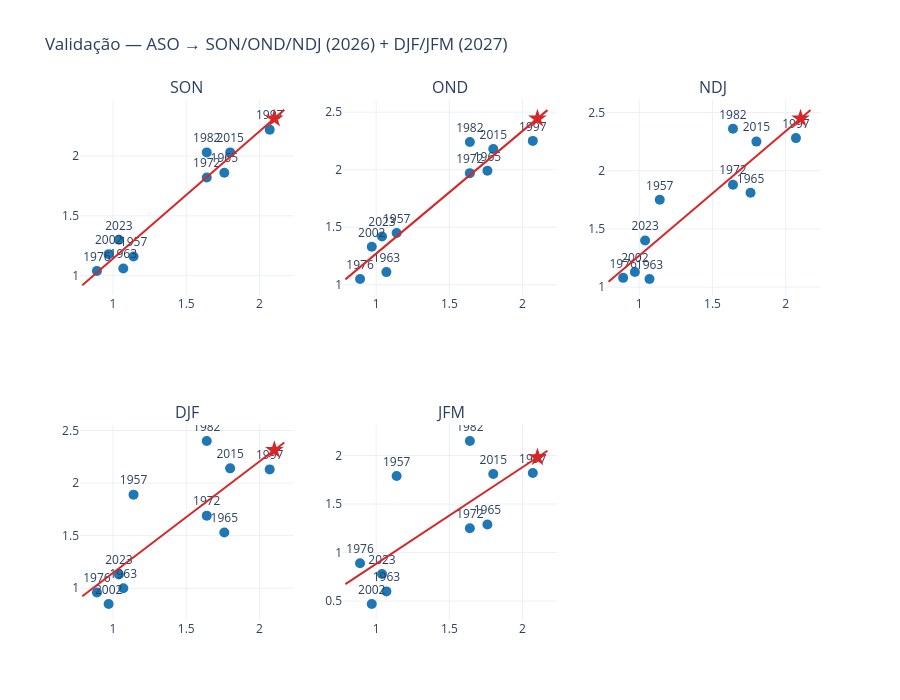
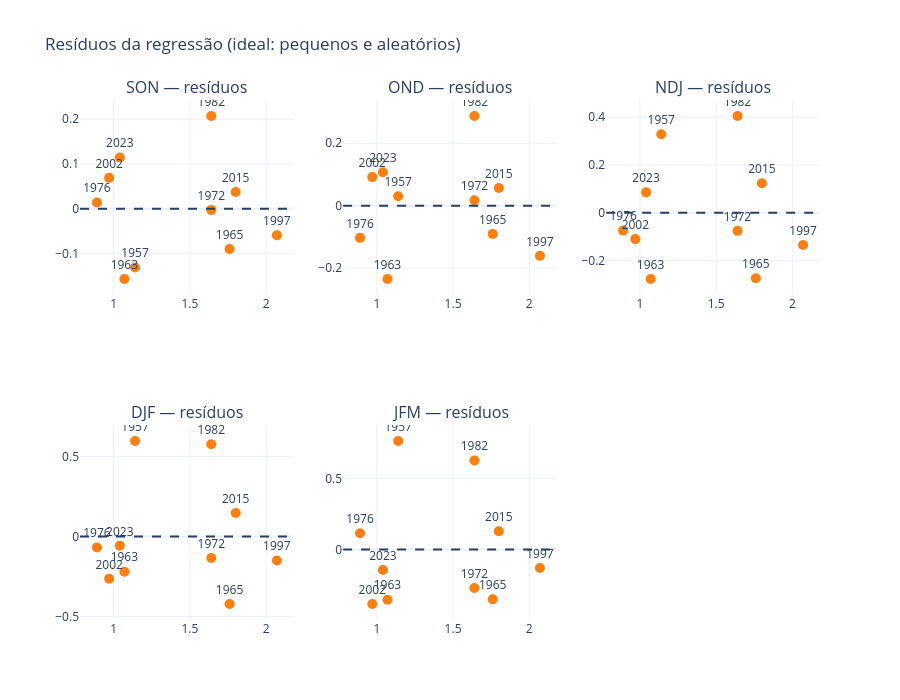
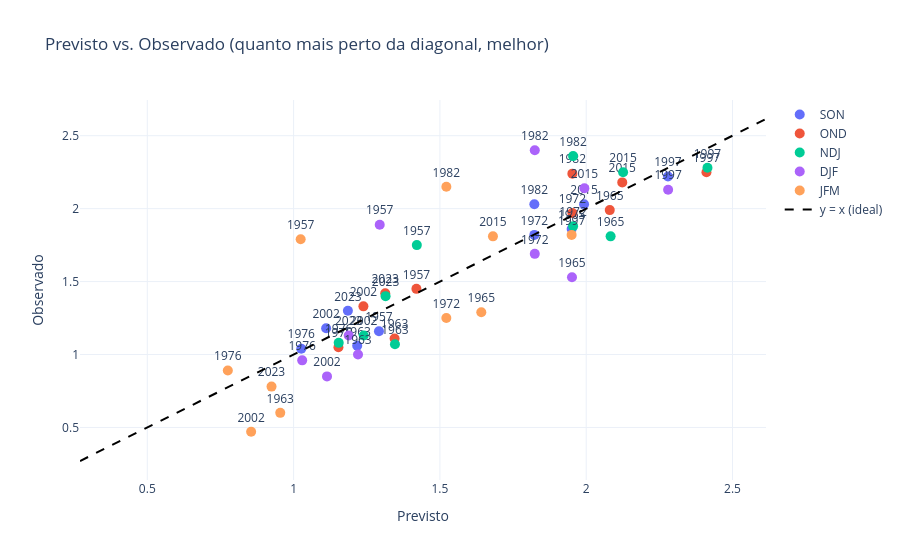

The code cell stored with these charts, in order, in its notebook:
### Markdown cell above
<h3>13. Validação visual da regressão</h3>

Três gráficos diagnósticos, um para cada tipo de verificação:

1. **Scatter + reta** — mostra o ajuste por trimestre (ASO → SON/OND/NDJ/2026
   e DJF/JFM/2027).
   Pontos colados na reta indicam relação linear forte.
2. **Resíduos** — diferença entre observado e previsto em cada ano. O
   ideal é que fiquem pequenos e **sem padrão**. Estrutura em "U"
   denuncia curvatura não capturada.
3. **Previsto vs. Observado** — cada ponto é `(previsto, observado)`. Se
   o modelo fosse perfeito, tudo cairia na diagonal `y = x`. Afastamentos
   sistemáticos revelam viés.

### Code cell
# ============================================================
# 13.1 Scatter + reta por trimestre
# ============================================================
import plotly.graph_objects as go
from plotly.subplots import make_subplots

fig = make_subplots(rows=2, cols=3,
                    subplot_titles=seas_futuro)

for i, seas in enumerate(seas_futuro):
    row, col = divmod(i, 3)
    y = Y_train[:, i]
    a, b = np.polyfit(X_train, y, deg=1)
    x_reta = np.linspace(X_train.min() - 0.1, X_train.max() + 0.1, 50)

    fig.add_trace(go.Scatter(
        x=X_train, y=y,
        mode="markers+text",
        text=[str(an) for an in anos_analogos],
        textposition="top center",
        marker=dict(size=10, color="#1f77b4"),
        showlegend=False,
        hovertemplate="Ano %{text}<br>ASO=%{x:.3f}<br>" + seas + "=%{y:.3f}<extra></extra>",
    ), row=row+1, col=col+1)

    fig.add_trace(go.Scatter(
        x=x_reta, y=a * x_reta + b,
        mode="lines",
        line=dict(color="#d62728", width=2),
        showlegend=False,
    ), row=row+1, col=col+1)

    fig.add_trace(go.Scatter(
        x=[x_alvo], y=[a * x_alvo + b],
        mode="markers",
        marker=dict(size=14, color="#d62728", symbol="star"),
        showlegend=False,
        hovertemplate=f"2026 previsto {seas}=%{{y:.3f}}<extra></extra>",
    ), row=row+1, col=col+1)

fig.update_layout(
    height=700,
    title="Validação — ASO → SON/OND/NDJ (2026) + DJF/JFM (2027)",
    template="plotly_white",
)
fig.show()


# ============================================================
# 13.2 Resíduos por trimestre
# ============================================================
fig = make_subplots(rows=2, cols=3,
                    subplot_titles=[f"{s} — resíduos" for s in seas_futuro])

for i, seas in enumerate(seas_futuro):
    row, col = divmod(i, 3)
    y = Y_train[:, i]
    a, b = np.polyfit(X_train, y, deg=1)
    resid = y - (a * X_train + b)

    fig.add_trace(go.Scatter(
        x=X_train, y=resid,
        mode="markers+text",
        text=[str(an) for an in anos_analogos],
        textposition="top center",
        marker=dict(size=10, color="#ff7f0e"),
        showlegend=False,
        hovertemplate="Ano %{text}<br>resíduo=%{y:.3f}<extra></extra>",
    ), row=row+1, col=col+1)

    fig.add_hline(y=0, line_dash="dash", row=row+1, col=col+1)

fig.update_layout(
    height=700,
    title="Resíduos da regressão (ideal: pequenos e aleatórios)",
    template="plotly_white",
)
fig.show()


# ============================================================
# 13.3 Previsto vs. Observado
# ============================================================
fig = go.Figure()

for i, seas in enumerate(seas_futuro):
    y = Y_train[:, i]
    a, b = np.polyfit(X_train, y, deg=1)
    y_hat = a * X_train + b

    fig.add_trace(go.Scatter(
        x=y_hat, y=y,
        mode="markers+text",
        name=seas,
        marker=dict(size=10),
        text=[str(an) for an in anos_analogos],
        textposition="top center",
        hovertemplate="Ano %{text}<br>previsto=%{x:.3f}<br>observado=%{y:.3f}<extra></extra>",
    ))

pred_all = []
obs_all  = []
for i in range(len(seas_futuro)):
    y = Y_train[:, i]
    a, b = np.polyfit(X_train, y, deg=1)
    pred_all.extend(a * X_train + b)
    obs_all.extend(y)

lo = min(min(pred_all), min(obs_all)) - 0.2
hi = max(max(pred_all), max(obs_all)) + 0.2

fig.add_trace(go.Scatter(
    x=[lo, hi], y=[lo, hi],
    mode="lines",
    line=dict(color="black", dash="dash"),
    name="y = x (ideal)",
))

fig.update_layout(
    title="Previsto vs. Observado (quanto mais perto da diagonal, melhor)",
    xaxis_title="Previsto",
    yaxis_title="Observado",
    template="plotly_white",
)
fig.show()

### Figure 1 — Plotly figure (JSON) as saved in the notebook; plotly's stock layout.template omitted (floating-point values rounded to 4 significant figures)
{"data": [{"hovertemplate": "Ano %{text}<br>ASO=%{x:.3f}<br>SON=%{y:.3f}<extra></extra>", "marker": {"color": "#1f77b4", "size": 10}, "mode": "markers+text", "showlegend": false, "text": ["1997", "1965", "1972", "1982", "1963", "2015", "2023", "2002", "1976", "1957"], "textposition": "top center", "type": "scatter", "x": [2.07, 1.76, 1.64, 1.64, 1.07, 1.8, 1.04, 0.97, 0.89, 1.14], "xaxis": "x", "y": [2.22, 1.86, 1.82, 2.03, 1.06, 2.03, 1.3, 1.18, 1.04, 1.16], "yaxis": "y"}, {"line": {"color": "#d62728", "width": 2}, "mode": "lines", "showlegend": false, "type": "scatter", "x": [0.79, 0.8182, 0.8463, 0.8745, 0.9027, 0.9308, 0.959, 0.9871, 1.015, 1.043, 1.072, 1.1, 1.128, 1.156, 1.184, 1.212, 1.241, 1.269, 1.297, 1.325, 1.353, 1.381, 1.41, 1.438, 1.466, 1.494, 1.522, 1.55, 1.579, 1.607, 1.635, 1.663, 1.691, 1.719, 1.748, 1.776, 1.804, 1.832, 1.86, 1.888, 1.917, 1.945, 1.973, 2.001, 2.029, 2.057, 2.086, 2.114, 2.142, 2.17], "xaxis": "x", "y": [0.92, 0.9499, 0.9798, 1.01, 1.04, 1.07, 1.099, 1.129, 1.159, 1.189, 1.219, 1.249, 1.279, 1.309, 1.339, 1.369, 1.399, 1.429, 1.458, 1.488, 1.518, 1.548, 1.578, 1.608, 1.638, 1.668, 1.698, 1.728, 1.758, 1.787, 1.817, 1.847, 1.877, 1.907, 1.937, 1.967, 1.997, 2.027, 2.057, 2.087, 2.116, 2.146, 2.176, 2.206, 2.236, 2.266, 2.296, 2.326, 2.356, 2.386], "yaxis": "y"}, {"hovertemplate": "2026 previsto SON=%{y:.3f}<extra></extra>", "marker": {"color": "#d62728", "size": 14, "symbol": "star"}, "mode": "markers", "showlegend": false, "type": "scatter", "x": [2.102], "xaxis": "x", "y": [2.313], "yaxis": "y"}, {"hovertemplate": "Ano %{text}<br>ASO=%{x:.3f}<br>OND=%{y:.3f}<extra></extra>", "marker": {"color": "#1f77b4", "size": 10}, "mode": "markers+text", "showlegend": false, "text": ["1997", "1965", "1972", "1982", "1963", "2015", "2023", "2002", "1976", "1957"], "textposition": "top center", "type": "scatter", "x": [2.07, 1.76, 1.64, 1.64, 1.07, 1.8, 1.04, 0.97, 0.89, 1.14], "xaxis": "x2", "y": [2.25, 1.99, 1.97, 2.24, 1.11, 2.18, 1.42, 1.33, 1.05, 1.45], "yaxis": "y2"}, {"line": {"color": "#d62728", "width": 2}, "mode": "lines", "showlegend": false, "type": "scatter", "x": [0.79, 0.8182, 0.8463, 0.8745, 0.9027, 0.9308, 0.959, 0.9871, 1.015, 1.043, 1.072, 1.1, 1.128, 1.156, 1.184, 1.212, 1.241, 1.269, 1.297, 1.325, 1.353, 1.381, 1.41, 1.438, 1.466, 1.494, 1.522, 1.55, 1.579, 1.607, 1.635, 1.663, 1.691, 1.719, 1.748, 1.776, 1.804, 1.832, 1.86, 1.888, 1.917, 1.945, 1.973, 2.001, 2.029, 2.057, 2.086, 2.114, 2.142, 2.17], "xaxis": "x2", "y": [1.047, 1.077, 1.107, 1.137, 1.167, 1.197, 1.227, 1.257, 1.287, 1.317, 1.347, 1.377, 1.407, 1.437, 1.467, 1.497, 1.527, 1.557, 1.587, 1.617, 1.647, 1.677, 1.707, 1.737, 1.767, 1.797, 1.827, 1.857, 1.887, 1.917, 1.947, 1.977, 2.007, 2.037, 2.067, 2.097, 2.127, 2.157, 2.187, 2.217, 2.247, 2.277, 2.307, 2.337, 2.367, 2.397, 2.428, 2.458, 2.488, 2.518], "yaxis": "y2"}, {"hovertemplate": "2026 previsto OND=%{y:.3f}<extra></extra>", "marker": {"color": "#d62728", "size": 14, "symbol": "star"}, "mode": "markers", "showlegend": false, "type": "scatter", "x": [2.102], "xaxis": "x2", "y": [2.445], "yaxis": "y2"}, {"hovertemplate": "Ano %{text}<br>ASO=%{x:.3f}<br>NDJ=%{y:.3f}<extra></extra>", "marker": {"color": "#1f77b4", "size": 10}, "mode": "markers+text", "showlegend": false, "text": ["1997", "1965", "1972", "1982", "1963", "2015", "2023", "2002", "1976", "1957"], "textposition": "top center", "type": "scatter", "x": [2.07, 1.76, 1.64, 1.64, 1.07, 1.8, 1.04, 0.97, 0.89, 1.14], "xaxis": "x3", "y": [2.28, 1.81, 1.88, 2.36, 1.07, 2.25, 1.4, 1.13, 1.08, 1.75], "yaxis": "y3"}, {"line": {"color": "#d62728", "width": 2}, "mode": "lines", "showlegend": false, "type": "scatter", "x": [0.79, 0.8182, 0.8463, 0.8745, 0.9027, 0.9308, 0.959, 0.9871, 1.015, 1.043, 1.072, 1.1, 1.128, 1.156, 1.184, 1.212, 1.241, 1.269, 1.297, 1.325, 1.353, 1.381, 1.41, 1.438, 1.466, 1.494, 1.522, 1.55, 1.579, 1.607, 1.635, 1.663, 1.691, 1.719, 1.748, 1.776, 1.804, 1.832, 1.86, 1.888, 1.917, 1.945, 1.973, 2.001, 2.029, 2.057, 2.086, 2.114, 2.142, 2.17], "xaxis": "x3", "y": [1.047, 1.077, 1.108, 1.138, 1.168, 1.198, 1.228, 1.258, 1.288, 1.318, 1.348, 1.378, 1.408, 1.438, 1.468, 1.499, 1.529, 1.559, 1.589, 1.619, 1.649, 1.679, 1.709, 1.739, 1.769, 1.799, 1.829, 1.86, 1.89, 1.92, 1.95, 1.98, 2.01, 2.04, 2.07, 2.1, 2.13, 2.16, 2.19, 2.22, 2.251, 2.281, 2.311, 2.341, 2.371, 2.401, 2.431, 2.461, 2.491, 2.521], "yaxis": "y3"}, {"hovertemplate": "2026 previsto NDJ=%{y:.3f}<extra></extra>", "marker": {"color": "#d62728", "size": 14, "symbol": "star"}, "mode": "markers", "showlegend": false, "type": "scatter", "x": [2.102], "xaxis": "x3", "y": [2.448], "yaxis": "y3"}, {"hovertemplate": "Ano %{text}<br>ASO=%{x:.3f}<br>DJF=%{y:.3f}<extra></extra>", "marker": {"color": "#1f77b4", "size": 10}, "mode": "markers+text", "showlegend": false, "text": ["1997", "1965", "1972", "1982", "1963", "2015", "2023", "2002", "1976", "1957"], "textposition": "top center", "type": "scatter", "x": [2.07, 1.76, 1.64, 1.64, 1.07, 1.8, 1.04, 0.97, 0.89, 1.14], "xaxis": "x4", "y": [2.13, 1.53, 1.69, 2.4, 1.0, 2.14, 1.13, 0.85, 0.96, 1.89], "yaxis": "y4"}, {"line": {"color": "#d62728", "width": 2}, "mode": "lines", "showlegend": false, "type": "scatter", "x": [0.79, 0.8182, 0.8463, 0.8745, 0.9027, 0.9308, 0.959, 0.9871, 1.015, 1.043, 1.072, 1.1, 1.128, 1.156, 1.184, 1.212, 1.241, 1.269, 1.297, 1.325, 1.353, 1.381, 1.41, 1.438, 1.466, 1.494, 1.522, 1.55, 1.579, 1.607, 1.635, 1.663, 1.691, 1.719, 1.748, 1.776, 1.804, 1.832, 1.86, 1.888, 1.917, 1.945, 1.973, 2.001, 2.029, 2.057, 2.086, 2.114, 2.142, 2.17], "xaxis": "x4", "y": [0.9234, 0.9532, 0.9831, 1.013, 1.043, 1.073, 1.102, 1.132, 1.162, 1.192, 1.222, 1.252, 1.282, 1.311, 1.341, 1.371, 1.401, 1.431, 1.461, 1.491, 1.52, 1.55, 1.58, 1.61, 1.64, 1.67, 1.699, 1.729, 1.759, 1.789, 1.819, 1.849, 1.879, 1.908, 1.938, 1.968, 1.998, 2.028, 2.058, 2.087, 2.117, 2.147, 2.177, 2.207, 2.237, 2.267, 2.296, 2.326, 2.356, 2.386], "yaxis": "y4"}, {"hovertemplate": "2026 previsto DJF=%{y:.3f}<extra></extra>", "marker": {"color": "#d62728", "size": 14, "symbol": "star"}, "mode": "markers", "showlegend": false, "type": "scatter", "x": [2.102], "xaxis": "x4", "y": [2.314], "yaxis": "y4"}, {"hovertemplate": "Ano %{text}<br>ASO=%{x:.3f}<br>JFM=%{y:.3f}<extra></extra>", "marker": {"color": "#1f77b4", "size": 10}, "mode": "markers+text", "showlegend": false, "text": ["1997", "1965", "1972", "1982", "1963", "2015", "2023", "2002", "1976", "1957"], "textposition": "top center", "type": "scatter", "x": [2.07, 1.76, 1.64, 1.64, 1.07, 1.8, 1.04, 0.97, 0.89, 1.14], "xaxis": "x5", "y": [1.82, 1.29, 1.25, 2.15, 0.6, 1.81, 0.78, 0.47, 0.89, 1.79], "yaxis": "y5"}, {"line": {"color": "#d62728", "width": 2}, "mode": "lines", "showlegend": false, "type": "scatter", "x": [0.79, 0.8182, 0.8463, 0.8745, 0.9027, 0.9308, 0.959, 0.9871, 1.015, 1.043, 1.072, 1.1, 1.128, 1.156, 1.184, 1.212, 1.241, 1.269, 1.297, 1.325, 1.353, 1.381, 1.41, 1.438, 1.466, 1.494, 1.522, 1.55, 1.579, 1.607, 1.635, 1.663, 1.691, 1.719, 1.748, 1.776, 1.804, 1.832, 1.86, 1.888, 1.917, 1.945, 1.973, 2.001, 2.029, 2.057, 2.086, 2.114, 2.142, 2.17], "xaxis": "x5", "y": [0.6756, 0.7037, 0.7317, 0.7597, 0.7878, 0.8158, 0.8439, 0.8719, 0.9, 0.928, 0.956, 0.9841, 1.012, 1.04, 1.068, 1.096, 1.124, 1.152, 1.18, 1.208, 1.236, 1.265, 1.293, 1.321, 1.349, 1.377, 1.405, 1.433, 1.461, 1.489, 1.517, 1.545, 1.573, 1.601, 1.629, 1.657, 1.685, 1.713, 1.741, 1.769, 1.797, 1.825, 1.853, 1.881, 1.91, 1.938, 1.966, 1.994, 2.022, 2.05], "yaxis": "y5"}, {"hovertemplate": "2026 previsto JFM=%{y:.3f}<extra></extra>", "marker": {"color": "#d62728", "size": 14, "symbol": "star"}, "mode": "markers", "showlegend": false, "type": "scatter", "x": [2.102], "xaxis": "x5", "y": [1.982], "yaxis": "y5"}], "layout": {"annotations": [{"font": {"size": 16}, "showarrow": false, "text": "SON", "x": 0.1444, "xanchor": "center", "xref": "paper", "y": 1.0, "yanchor": "bottom", "yref": "paper"}, {"font": {"size": 16}, "showarrow": false, "text": "OND", "x": 0.5, "xanchor": "center", "xref": "paper", "y": 1.0, "yanchor": "bottom", "yref": "paper"}, {"font": {"size": 16}, "showarrow": false, "text": "NDJ", "x": 0.8556, "xanchor": "center", "xref": "paper", "y": 1.0, "yanchor": "bottom", "yref": "paper"}, {"font": {"size": 16}, "showarrow": false, "text": "DJF", "x": 0.1444, "xanchor": "center", "xref": "paper", "y": 0.375, "yanchor": "bottom", "yref": "paper"}, {"font": {"size": 16}, "showarrow": false, "text": "JFM", "x": 0.5, "xanchor": "center", "xref": "paper", "y": 0.375, "yanchor": "bottom", "yref": "paper"}], "height": 700, "title": {"text": "Validação — ASO → SON/OND/NDJ (2026) + DJF/JFM (2027)"}, "xaxis": {"anchor": "y", "domain": [0.0, 0.2889]}, "xaxis2": {"anchor": "y2", "domain": [0.3556, 0.6444]}, "xaxis3": {"anchor": "y3", "domain": [0.7111, 1.0]}, "xaxis4": {"anchor": "y4", "domain": [0.0, 0.2889]}, "xaxis5": {"anchor": "y5", "domain": [0.3556, 0.6444]}, "xaxis6": {"anchor": "y6", "domain": [0.7111, 1.0]}, "yaxis": {"anchor": "x", "domain": [0.625, 1.0]}, "yaxis2": {"anchor": "x2", "domain": [0.625, 1.0]}, "yaxis3": {"anchor": "x3", "domain": [0.625, 1.0]}, "yaxis4": {"anchor": "x4", "domain": [0.0, 0.375]}, "yaxis5": {"anchor": "x5", "domain": [0.0, 0.375]}, "yaxis6": {"anchor": "x6", "domain": [0.0, 0.375]}}}

### Figure 2 — Plotly figure (JSON) as saved in the notebook; plotly's stock layout.template omitted (floating-point values rounded to 4 significant figures)
{"data": [{"hovertemplate": "Ano %{text}<br>resíduo=%{y:.3f}<extra></extra>", "marker": {"color": "#ff7f0e", "size": 10}, "mode": "markers+text", "showlegend": false, "text": ["1997", "1965", "1972", "1982", "1963", "2015", "2023", "2002", "1976", "1957"], "textposition": "top center", "type": "scatter", "x": [2.07, 1.76, 1.64, 1.64, 1.07, 1.8, 1.04, 0.97, 0.89, 1.14], "xaxis": "x", "y": [-0.05948, -0.09023, -0.002777, 0.2072, -0.1574, 0.03729, 0.1145, 0.06882, 0.01379, -0.1317], "yaxis": "y"}, {"hovertemplate": "Ano %{text}<br>resíduo=%{y:.3f}<extra></extra>", "marker": {"color": "#ff7f0e", "size": 10}, "mode": "markers+text", "showlegend": false, "text": ["1997", "1965", "1972", "1982", "1963", "2015", "2023", "2002", "1976", "1957"], "textposition": "top center", "type": "scatter", "x": [2.07, 1.76, 1.64, 1.64, 1.07, 1.8, 1.04, 0.97, 0.89, 1.14], "xaxis": "x2", "y": [-0.161, -0.09057, 0.01733, 0.2873, -0.2351, 0.0568, 0.1068, 0.09144, -0.1033, 0.03025], "yaxis": "y2"}, {"hovertemplate": "Ano %{text}<br>resíduo=%{y:.3f}<extra></extra>", "marker": {"color": "#ff7f0e", "size": 10}, "mode": "markers+text", "showlegend": false, "text": ["1997", "1965", "1972", "1982", "1963", "2015", "2023", "2002", "1976", "1957"], "textposition": "top center", "type": "scatter", "x": [2.07, 1.76, 1.64, 1.64, 1.07, 1.8, 1.04, 0.97, 0.89, 1.14], "xaxis": "x3", "y": [-0.1345, -0.2734, -0.0752, 0.4048, -0.2764, 0.1239, 0.08564, -0.1096, -0.07415, 0.3288], "yaxis": "y3"}, {"hovertemplate": "Ano %{text}<br>resíduo=%{y:.3f}<extra></extra>", "marker": {"color": "#ff7f0e", "size": 10}, "mode": "markers+text", "showlegend": false, "text": ["1997", "1965", "1972", "1982", "1963", "2015", "2023", "2002", "1976", "1957"], "textposition": "top center", "type": "scatter", "x": [2.07, 1.76, 1.64, 1.64, 1.07, 1.8, 1.04, 0.97, 0.89, 1.14], "xaxis": "x4", "y": [-0.15, -0.4214, -0.1342, 0.5758, -0.2201, 0.1462, -0.05834, -0.2642, -0.06937, 0.5957], "yaxis": "y4"}, {"hovertemplate": "Ano %{text}<br>resíduo=%{y:.3f}<extra></extra>", "marker": {"color": "#ff7f0e", "size": 10}, "mode": "markers+text", "showlegend": false, "text": ["1997", "1965", "1972", "1982", "1963", "2015", "2023", "2002", "1976", "1957"], "textposition": "top center", "type": "scatter", "x": [2.07, 1.76, 1.64, 1.64, 1.07, 1.8, 1.04, 0.97, 0.89, 1.14], "xaxis": "x5", "y": [-0.1301, -0.3515, -0.272, 0.628, -0.3544, 0.1287, -0.1445, -0.3848, 0.1148, 0.7659], "yaxis": "y5"}], "layout": {"annotations": [{"font": {"size": 16}, "showarrow": false, "text": "SON — resíduos", "x": 0.1444, "xanchor": "center", "xref": "paper", "y": 1.0, "yanchor": "bottom", "yref": "paper"}, {"font": {"size": 16}, "showarrow": false, "text": "OND — resíduos", "x": 0.5, "xanchor": "center", "xref": "paper", "y": 1.0, "yanchor": "bottom", "yref": "paper"}, {"font": {"size": 16}, "showarrow": false, "text": "NDJ — resíduos", "x": 0.8556, "xanchor": "center", "xref": "paper", "y": 1.0, "yanchor": "bottom", "yref": "paper"}, {"font": {"size": 16}, "showarrow": false, "text": "DJF — resíduos", "x": 0.1444, "xanchor": "center", "xref": "paper", "y": 0.375, "yanchor": "bottom", "yref": "paper"}, {"font": {"size": 16}, "showarrow": false, "text": "JFM — resíduos", "x": 0.5, "xanchor": "center", "xref": "paper", "y": 0.375, "yanchor": "bottom", "yref": "paper"}], "height": 700, "shapes": [{"line": {"dash": "dash"}, "type": "line", "x0": 0, "x1": 1, "xref": "x domain", "y0": 0, "y1": 0, "yref": "y"}, {"line": {"dash": "dash"}, "type": "line", "x0": 0, "x1": 1, "xref": "x2 domain", "y0": 0, "y1": 0, "yref": "y2"}, {"line": {"dash": "dash"}, "type": "line", "x0": 0, "x1": 1, "xref": "x3 domain", "y0": 0, "y1": 0, "yref": "y3"}, {"line": {"dash": "dash"}, "type": "line", "x0": 0, "x1": 1, "xref": "x4 domain", "y0": 0, "y1": 0, "yref": "y4"}, {"line": {"dash": "dash"}, "type": "line", "x0": 0, "x1": 1, "xref": "x5 domain", "y0": 0, "y1": 0, "yref": "y5"}], "title": {"text": "Resíduos da regressão (ideal: pequenos e aleatórios)"}, "xaxis": {"anchor": "y", "domain": [0.0, 0.2889]}, "xaxis2": {"anchor": "y2", "domain": [0.3556, 0.6444]}, "xaxis3": {"anchor": "y3", "domain": [0.7111, 1.0]}, "xaxis4": {"anchor": "y4", "domain": [0.0, 0.2889]}, "xaxis5": {"anchor": "y5", "domain": [0.3556, 0.6444]}, "xaxis6": {"anchor": "y6", "domain": [0.7111, 1.0]}, "yaxis": {"anchor": "x", "domain": [0.625, 1.0]}, "yaxis2": {"anchor": "x2", "domain": [0.625, 1.0]}, "yaxis3": {"anchor": "x3", "domain": [0.625, 1.0]}, "yaxis4": {"anchor": "x4", "domain": [0.0, 0.375]}, "yaxis5": {"anchor": "x5", "domain": [0.0, 0.375]}, "yaxis6": {"anchor": "x6", "domain": [0.0, 0.375]}}}

### Figure 3 — Plotly figure (JSON) as saved in the notebook; plotly's stock layout.template omitted (floating-point values rounded to 4 significant figures)
{"data": [{"hovertemplate": "Ano %{text}<br>previsto=%{x:.3f}<br>observado=%{y:.3f}<extra></extra>", "marker": {"size": 10}, "mode": "markers+text", "name": "SON", "text": ["1997", "1965", "1972", "1982", "1963", "2015", "2023", "2002", "1976", "1957"], "textposition": "top center", "type": "scatter", "x": [2.279, 1.95, 1.823, 1.823, 1.217, 1.993, 1.186, 1.111, 1.026, 1.292], "y": [2.22, 1.86, 1.82, 2.03, 1.06, 2.03, 1.3, 1.18, 1.04, 1.16]}, {"hovertemplate": "Ano %{text}<br>previsto=%{x:.3f}<br>observado=%{y:.3f}<extra></extra>", "marker": {"size": 10}, "mode": "markers+text", "name": "OND", "text": ["1997", "1965", "1972", "1982", "1963", "2015", "2023", "2002", "1976", "1957"], "textposition": "top center", "type": "scatter", "x": [2.411, 2.081, 1.953, 1.953, 1.345, 2.123, 1.313, 1.239, 1.153, 1.42], "y": [2.25, 1.99, 1.97, 2.24, 1.11, 2.18, 1.42, 1.33, 1.05, 1.45]}, {"hovertemplate": "Ano %{text}<br>previsto=%{x:.3f}<br>observado=%{y:.3f}<extra></extra>", "marker": {"size": 10}, "mode": "markers+text", "name": "NDJ", "text": ["1997", "1965", "1972", "1982", "1963", "2015", "2023", "2002", "1976", "1957"], "textposition": "top center", "type": "scatter", "x": [2.414, 2.083, 1.955, 1.955, 1.346, 2.126, 1.314, 1.24, 1.154, 1.421], "y": [2.28, 1.81, 1.88, 2.36, 1.07, 2.25, 1.4, 1.13, 1.08, 1.75]}, {"hovertemplate": "Ano %{text}<br>previsto=%{x:.3f}<br>observado=%{y:.3f}<extra></extra>", "marker": {"size": 10}, "mode": "markers+text", "name": "DJF", "text": ["1997", "1965", "1972", "1982", "1963", "2015", "2023", "2002", "1976", "1957"], "textposition": "top center", "type": "scatter", "x": [2.28, 1.951, 1.824, 1.824, 1.22, 1.994, 1.188, 1.114, 1.029, 1.294], "y": [2.13, 1.53, 1.69, 2.4, 1.0, 2.14, 1.13, 0.85, 0.96, 1.89]}, {"hovertemplate": "Ano %{text}<br>previsto=%{x:.3f}<br>observado=%{y:.3f}<extra></extra>", "marker": {"size": 10}, "mode": "markers+text", "name": "JFM", "text": ["1997", "1965", "1972", "1982", "1963", "2015", "2023", "2002", "1976", "1957"], "textposition": "top center", "type": "scatter", "x": [1.95, 1.641, 1.522, 1.522, 0.9544, 1.681, 0.9245, 0.8548, 0.7752, 1.024], "y": [1.82, 1.29, 1.25, 2.15, 0.6, 1.81, 0.78, 0.47, 0.89, 1.79]}, {"line": {"color": "black", "dash": "dash"}, "mode": "lines", "name": "y = x (ideal)", "type": "scatter", "x": [0.27, 2.614], "y": [0.27, 2.614]}], "layout": {"title": {"text": "Previsto vs. Observado (quanto mais perto da diagonal, melhor)"}, "xaxis": {"title": {"text": "Previsto"}}, "yaxis": {"title": {"text": "Observado"}}}}
